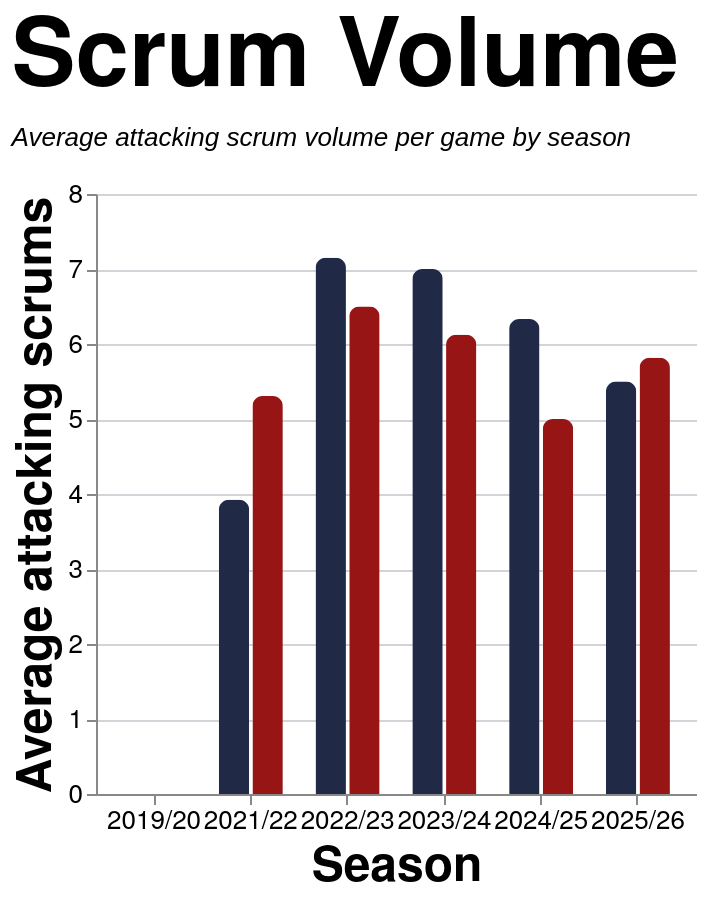

The Vega-Lite source for this figure:
### Vega-Lite specification from a JSON file in a GitHub repository (floating-point values rounded to 4 significant figures)
{"config": {"axis": {"labelFont": "PT Sans Narrow, Helvetica Neue, Helvetica, Arial, sans-serif", "titleFont": "PT Sans Narrow, Helvetica Neue, Helvetica, Arial, sans-serif", "labelFontSize": 13, "titleFontSize": 24, "gridColor": "#202947", "gridOpacity": 0.2, "zindex": 1}, "text": {"font": "Lato, sans-serif"}, "bar": {"cornerRadiusEnd": 5}, "header": {"labelFont": "PT Sans Narrow, Helvetica Neue, Helvetica, Arial, sans-serif", "titleFont": "PT Sans Narrow, Helvetica Neue, Helvetica, Arial, sans-serif", "labelFontSize": 24, "titleFontSize": 28, "labelFontWeight": "bold", "orient": "left"}, "legend": {"labelFont": "PT Sans Narrow, Helvetica Neue, Helvetica, Arial, sans-serif", "titleFont": "PT Sans Narrow, Helvetica Neue, Helvetica, Arial, sans-serif", "labelFontSize": 14, "titleFontSize": 16, "titlePadding": 5, "fillColor": "white", "strokeColor": "black", "padding": 10, "titleFontWeight": "lighter", "titleFontStyle": "italic", "titleColor": "gray", "offset": 10}, "title": {"font": "PT Sans Narrow, Helvetica Neue, Helvetica, Arial, sans-serif", "fontSize": 48, "fontWeight": "bold", "anchor": "start", "align": "center", "titlePadding": 20, "subtitlePadding": 10, "subtitleFontSize": 13, "subtitleColor": "", "subtitleFontStyle": "italic", "offset": 15, "color": "black"}, "axisX": {"labelAngle": 0}, "facet": {"title": null, "header": null, "align": {"row": "each", "column": "each"}, "spacing": 10}, "resolve": {"scale": {"y": "independent", "facet": "independent"}}, "background": "transparent", "scale": {"offsetBandPaddingOuter": 0.2, "offsetBandPaddingInner": 0.1}, "view": {"stroke": null, "background": "transparent"}}, "data": {"name": "data-9efc459b45fb6fd9c789944dabcf6309"}, "mark": {"type": "bar"}, "encoding": {"color": {"field": "team", "legend": null, "scale": {"domain": ["EGRFC", "Opposition"], "range": ["#202946", "#981515"]}, "title": "Team", "type": "nominal"}, "tooltip": [{"field": "set_piece", "title": "Set Piece", "type": "nominal"}, {"field": "season", "title": "Season", "type": "nominal"}, {"field": "team", "title": "Team", "type": "nominal"}, {"field": "avg_attempts", "format": ".2f", "title": "Avg Attempts", "type": "quantitative"}], "x": {"axis": {"labelAngle": 0}, "field": "season", "sort": ["2019/20", "2021/22", "2022/23", "2023/24", "2024/25", "2025/26"], "title": "Season", "type": "nominal"}, "xOffset": {"field": "team", "sort": ["EGRFC", "Opposition"], "type": "nominal"}, "y": {"axis": {"format": ".0f"}, "field": "avg_attempts", "title": "Average attacking scrums", "type": "quantitative"}}, "height": 300, "params": [{"name": "spSquadParam", "value": "1st"}, {"name": "spSeasonParam", "value": "All"}, {"name": "spGameTypeParam", "value": "League + Cup"}], "title": {"text": "Scrum Volume", "subtitle": ["Average attacking scrum volume per game by season"]}, "transform": [{"filter": "datum.squad == spSquadParam && (spSeasonParam == 'All' || datum.season == spSeasonParam) && datum.game_type_mode == spGameTypeParam"}], "width": 300, "$schema": "https://vega.github.io/schema/vega-lite/v5.20.1.json", "datasets": {"data-9efc459b45fb6fd9c789944dabcf6309": [{"squad": "1st", "season": "2019/20", "team": "EGRFC", "set_piece": "Scrum", "avg_attempts": 0.0, "game_type_mode": "All"}, {"squad": "1st", "season": "2019/20", "team": "Opposition", "set_piece": "Scrum", "avg_attempts": 0.0, "game_type_mode": "All"}, {"squad": "1st", "season": "2021/22", "team": "EGRFC", "set_piece": "Scrum", "avg_attempts": 2.95, "game_type_mode": "All"}, {"squad": "1st", "season": "2021/22", "team": "Opposition", "set_piece": "Scrum", "avg_attempts": 3.65, "game_type_mode": "All"}, {"squad": "1st", "season": "2022/23", "team": "EGRFC", "set_piece": "Scrum", "avg_attempts": 7.15, "game_type_mode": "All"}, {"squad": "1st", "season": "2022/23", "team": "Opposition", "set_piece": "Scrum", "avg_attempts": 6.5, "game_type_mode": "All"}, {"squad": "1st", "season": "2023/24", "team": "EGRFC", "set_piece": "Scrum", "avg_attempts": 7.154, "game_type_mode": "All"}, {"squad": "1st", "season": "2023/24", "team": "Opposition", "set_piece": "Scrum", "avg_attempts": 6.269, "game_type_mode": "All"}, {"squad": "1st", "season": "2024/25", "team": "EGRFC", "set_piece": "Scrum", "avg_attempts": 6.333, "game_type_mode": "All"}, {"squad": "1st", "season": "2024/25", "team": "Opposition", "set_piece": "Scrum", "avg_attempts": 5.0, "game_type_mode": "All"}, {"squad": "1st", "season": "2025/26", "team": "EGRFC", "set_piece": "Scrum", "avg_attempts": 5.739, "game_type_mode": "All"}, {"squad": "1st", "season": "2025/26", "team": "Opposition", "set_piece": "Scrum", "avg_attempts": 6.043, "game_type_mode": "All"}, {"squad": "2nd", "season": "2021/22", "team": "EGRFC", "set_piece": "Scrum", "avg_attempts": 3.556, "game_type_mode": "All"}, {"squad": "2nd", "season": "2021/22", "team": "Opposition", "set_piece": "Scrum", "avg_attempts": 4.5, "game_type_mode": "All"}, {"squad": "2nd", "season": "2022/23", "team": "EGRFC", "set_piece": "Scrum", "avg_attempts": 1.846, "game_type_mode": "All"}, {"squad": "2nd", "season": "2022/23", "team": "Opposition", "set_piece": "Scrum", "avg_attempts": 1.615, "game_type_mode": "All"}, {"squad": "2nd", "season": "2023/24", "team": "EGRFC", "set_piece": "Scrum", "avg_attempts": 3.429, "game_type_mode": "All"}, {"squad": "2nd", "season": "2023/24", "team": "Opposition", "set_piece": "Scrum", "avg_attempts": 4.357, "game_type_mode": "All"}, {"squad": "2nd", "season": "2024/25", "team": "EGRFC", "set_piece": "Scrum", "avg_attempts": 3.6, "game_type_mode": "All"}, {"squad": "2nd", "season": "2024/25", "team": "Opposition", "set_piece": "Scrum", "avg_attempts": 4.65, "game_type_mode": "All"}, {"squad": "2nd", "season": "2025/26", "team": "EGRFC", "set_piece": "Scrum", "avg_attempts": 3.933, "game_type_mode": "All"}, {"squad": "2nd", "season": "2025/26", "team": "Opposition", "set_piece": "Scrum", "avg_attempts": 4.067, "game_type_mode": "All"}, {"squad": "1st", "season": "2019/20", "team": "EGRFC", "set_piece": "Scrum", "avg_attempts": 0.0, "game_type_mode": "League + Cup"}, {"squad": "1st", "season": "2019/20", "team": "Opposition", "set_piece": "Scrum", "avg_attempts": 0.0, "game_type_mode": "League + Cup"}, {"squad": "1st", "season": "2021/22", "team": "EGRFC", "set_piece": "Scrum", "avg_attempts": 3.923, "game_type_mode": "League + Cup"}, {"squad": "1st", "season": "2021/22", "team": "Opposition", "set_piece": "Scrum", "avg_attempts": 5.308, "game_type_mode": "League + Cup"}, {"squad": "1st", "season": "2022/23", "team": "EGRFC", "set_piece": "Scrum", "avg_attempts": 7.15, "game_type_mode": "League + Cup"}, {"squad": "1st", "season": "2022/23", "team": "Opposition", "set_piece": "Scrum", "avg_attempts": 6.5, "game_type_mode": "League + Cup"}, {"squad": "1st", "season": "2023/24", "team": "EGRFC", "set_piece": "Scrum", "avg_attempts": 7.0, "game_type_mode": "League + Cup"}, {"squad": "1st", "season": "2023/24", "team": "Opposition", "set_piece": "Scrum", "avg_attempts": 6.125, "game_type_mode": "League + Cup"}, {"squad": "1st", "season": "2024/25", "team": "EGRFC", "set_piece": "Scrum", "avg_attempts": 6.333, "game_type_mode": "League + Cup"}, {"squad": "1st", "season": "2024/25", "team": "Opposition", "set_piece": "Scrum", "avg_attempts": 5.0, "game_type_mode": "League + Cup"}, {"squad": "1st", "season": "2025/26", "team": "EGRFC", "set_piece": "Scrum", "avg_attempts": 5.5, "game_type_mode": "League + Cup"}, {"squad": "1st", "season": "2025/26", "team": "Opposition", "set_piece": "Scrum", "avg_attempts": 5.818, "game_type_mode": "League + Cup"}, {"squad": "2nd", "season": "2021/22", "team": "EGRFC", "set_piece": "Scrum", "avg_attempts": 3.643, "game_type_mode": "League + Cup"}, {"squad": "2nd", "season": "2021/22", "team": "Opposition", "set_piece": "Scrum", "avg_attempts": 5.143, "game_type_mode": "League + Cup"}, {"squad": "2nd", "season": "2022/23", "team": "EGRFC", "set_piece": "Scrum", "avg_attempts": 2.182, "game_type_mode": "League + Cup"}, {"squad": "2nd", "season": "2022/23", "team": "Opposition", "set_piece": "Scrum", "avg_attempts": 1.909, "game_type_mode": "League + Cup"}, {"squad": "2nd", "season": "2023/24", "team": "EGRFC", "set_piece": "Scrum", "avg_attempts": 2.833, "game_type_mode": "League + Cup"}, {"squad": "2nd", "season": "2023/24", "team": "Opposition", "set_piece": "Scrum", "avg_attempts": 3.917, "game_type_mode": "League + Cup"}, {"squad": "2nd", "season": "2024/25", "team": "EGRFC", "set_piece": "Scrum", "avg_attempts": 2.857, "game_type_mode": "League + Cup"}, {"squad": "2nd", "season": "2024/25", "team": "Opposition", "set_piece": "Scrum", "avg_attempts": 3.714, "game_type_mode": "League + Cup"}, {"squad": "2nd", "season": "2025/26", "team": "EGRFC", "set_piece": "Scrum", "avg_attempts": 3.933, "game_type_mode": "League + Cup"}, {"squad": "2nd", "season": "2025/26", "team": "Opposition", "set_piece": "Scrum", "avg_attempts": 4.067, "game_type_mode": "League + Cup"}, {"squad": "1st", "season": "2021/22", "team": "EGRFC", "set_piece": "Scrum", "avg_attempts": 2.727, "game_type_mode": "League only"}, {"squad": "1st", "season": "2021/22", "team": "Opposition", "set_piece": "Scrum", "avg_attempts": 4.364, "game_type_mode": "League only"}, {"squad": "1st", "season": "2022/23", "team": "EGRFC", "set_piece": "Scrum", "avg_attempts": 7.706, "game_type_mode": "League only"}, {"squad": "1st", "season": "2022/23", "team": "Opposition", "set_piece": "Scrum", "avg_attempts": 7.118, "game_type_mode": "League only"}, {"squad": "1st", "season": "2023/24", "team": "EGRFC", "set_piece": "Scrum", "avg_attempts": 7.25, "game_type_mode": "League only"}, {"squad": "1st", "season": "2023/24", "team": "Opposition", "set_piece": "Scrum", "avg_attempts": 6.9, "game_type_mode": "League only"}, {"squad": "1st", "season": "2024/25", "team": "EGRFC", "set_piece": "Scrum", "avg_attempts": 6.636, "game_type_mode": "League only"}, {"squad": "1st", "season": "2024/25", "team": "Opposition", "set_piece": "Scrum", "avg_attempts": 5.136, "game_type_mode": "League only"}, {"squad": "1st", "season": "2025/26", "team": "EGRFC", "set_piece": "Scrum", "avg_attempts": 6.111, "game_type_mode": "League only"}, {"squad": "1st", "season": "2025/26", "team": "Opposition", "set_piece": "Scrum", "avg_attempts": 6.167, "game_type_mode": "League only"}, {"squad": "2nd", "season": "2021/22", "team": "EGRFC", "set_piece": "Scrum", "avg_attempts": 3.917, "game_type_mode": "League only"}, {"squad": "2nd", "season": "2021/22", "team": "Opposition", "set_piece": "Scrum", "avg_attempts": 5.0, "game_type_mode": "League only"}, {"squad": "2nd", "season": "2022/23", "team": "EGRFC", "set_piece": "Scrum", "avg_attempts": 2.4, "game_type_mode": "League only"}, {"squad": "2nd", "season": "2022/23", "team": "Opposition", "set_piece": "Scrum", "avg_attempts": 2.1, "game_type_mode": "League only"}, {"squad": "2nd", "season": "2023/24", "team": "EGRFC", "set_piece": "Scrum", "avg_attempts": 2.833, "game_type_mode": "League only"}, {"squad": "2nd", "season": "2023/24", "team": "Opposition", "set_piece": "Scrum", "avg_attempts": 3.917, "game_type_mode": "League only"}, {"squad": "2nd", "season": "2024/25", "team": "EGRFC", "set_piece": "Scrum", "avg_attempts": 3.077, "game_type_mode": "League only"}, {"squad": "2nd", "season": "2024/25", "team": "Opposition", "set_piece": "Scrum", "avg_attempts": 4.0, "game_type_mode": "League only"}, {"squad": "2nd", "season": "2025/26", "team": "EGRFC", "set_piece": "Scrum", "avg_attempts": 4.538, "game_type_mode": "League only"}, {"squad": "2nd", "season": "2025/26", "team": "Opposition", "set_piece": "Scrum", "avg_attempts": 4.692, "game_type_mode": "League only"}]}}
